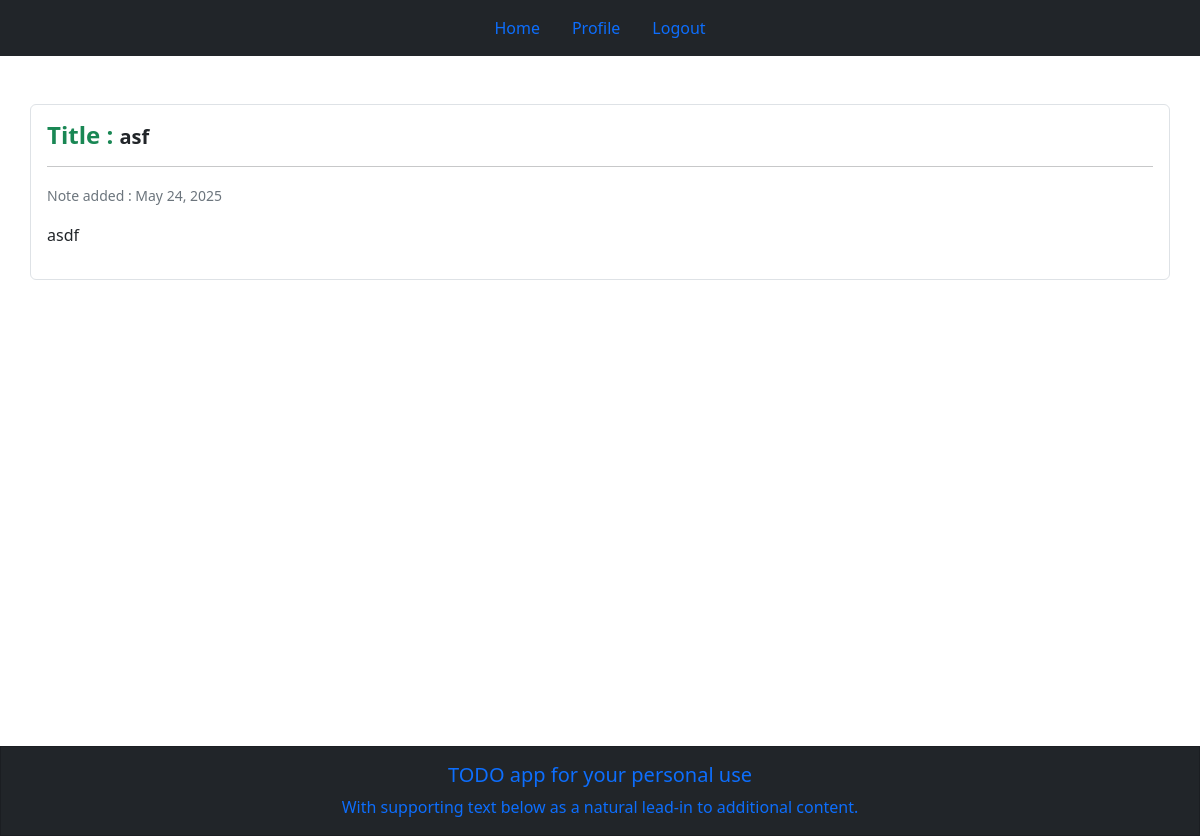
/noteitems/94 (signed in), run on the app's committed database.
### todoapp/models.py (models this page shows, shortened)
class Note(models.Model):
    noteheading = models.CharField(max_length=200 , default="Untitled note")
    note = models.CharField(max_length=200)
    date = models.DateField(default=date.today)

### todoapp/views.py (the view)
# urls.py: path('noteitems/<int:id>', views.noteitems, name='noteitems'),
@login_required(login_url='/login/')
def noteitems(request , id):
    item = get_object_or_404(Note , pk=id) # this function is used to get single note item from the database
    return render(request, 'noteitems.html', {'item': item})

### templates/noteitems.html (shortened to what this page needs)
{% extends "base.html" %}
{% block content %}
<div class="container mt-5 p-3 border rounded">
    <span>
        <span class='h4 fw-bold text-success'>Title : </span>
        <span class='fw-bolder h5'>
            {{item.noteheading}}
        </span>
    </span>
    <hr>
    <small class="text-muted">Note added : {{ item.date }}</small>
    <p class="mt-3">{{ item.note }}</p>
</div>
{% endblock  %}

### data on the page
Note: noteheading "asf", date "May 24, 2025", note "asdf"
